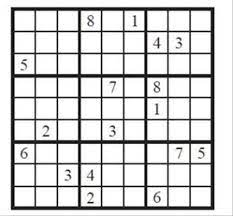
#> input picture python circulos y lineas/sudoku.jpg, 233 x 216 px
$ python p2SIlines.py
#> lines starting #> are read from the running program, lines starting #| are printed output that depends on the picture; after the words box and inside, x2 and y2 are one past the last pixel; in counts of white or black regions, pixels touching at a corner belong together
import cv2
import numpy as np

#Leemos la imagen original
img = cv2.imread('sudoku.jpg',cv2.IMREAD_COLOR)
#> img is the input picture: shape (216, 233, 3); mean B, G, R 211, 211, 211

#Convertimos la imagen a niveles de gris
gray= cv2.cvtColor(img,cv2.COLOR_BGR2GRAY)

#Encontramos los contornos empleando canny
edges = cv2.Canny(gray,50,200)
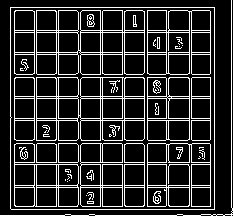
#> edges: shape (216, 233); 16.7% white in thin lines or dots

#Detectamos las lineas empleando la transforma de Hough
lines = cv2.HoughLinesP(edges,1,np.pi/180,100,minLineLength= 10,maxLineGap=250)
#> lines = 42 rows, first 6: [231, 215, 231, 0], [147, 215, 147, 7], [58, 215, 58, 7], [80, 215, 80, 7], [56, 215, 56, 7], [10, 143, 214, 143]

#Mostramos el numero de lineas encontrado
print("num de lineas encontradas : %r" %len(lines))
#| num de lineas encontradas : 42

#Mostramos el array de 3 dimensiones devuelto
print(lines)
#> (printed output is left out)


#Dibujamos las lineas sobre la imagen original
for line in lines:
    x1,y1,x2,y2=line[0]
    cv2.line(img,(x1,y1),(x2,y2),(0,255,0),1)
#> this loop made 42 passes
#> (x1, y1, x2, y2) on passes 1 to 12: (231, 215, 231, 0), (147, 215, 147, 7), (58, 215, 58, 7), (80, 215, 80, 7), (56, 215, 56, 7), (10, 143, 214, 143), (144, 215, 144, 7), (122, 215, 122, 7), (10, 96, 214, 96), (214, 214, 214, 7), (210, 214, 210, 7), (34, 215, 34, 7)
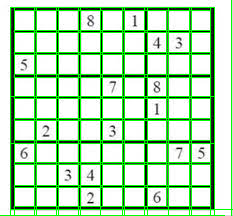
#> img: shape (216, 233, 3); 16.3% of pixels changed, all inside (x1, y1, x2, y2) = (0, 0, 233, 216)
#Mostramos la imagen con las lineas detectadas
cv2.imshow("Result image",img)
cv2.waitKey()
